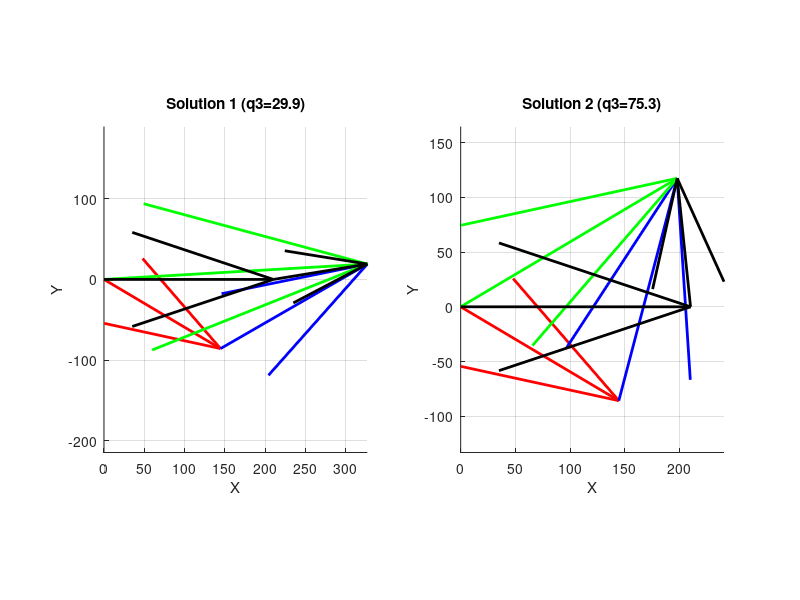

Reproduce this figure in MATLAB.
clear all; close all; clc;

%% 1. SYSTEM PARAMETERS (Loop 3: Light Blue -> Blue -> Brown)
L1 = 210; % d (Ground)
L2 = 168; % a (Light Blue Link - Input)
L3 = 210; % b (Blue Link - Coupler)
L4 = 118; % c (Brown Link - Output)

a = L2;
b = L3;
c = L4;
d = L1;

% Input Angle (จาก Loop ก่อนหน้า)
theta2_deg = -30.69;
q2 = deg2rad(theta2_deg); % q2 in radians

%% 2. CALCULATION (Professor's Pattern with K1-K5)
% คำนวณค่า K constants
K1 = d/a;
K2 = d/c;
K3 = (a^2 - b^2 + c^2 + d^2) / (2*a*c);
K4 = d/b;
K5 = (c^2 - d^2 - a^2 - b^2) / (2*a*b);

% คำนวณสัมประสิทธิ์ A-F
A = cos(q2) - K1 - K2*cos(q2) + K3;
B = -2*sin(q2);
C = K1 - (K2+1)*cos(q2) + K3;

D = cos(q2) - K1 + K4*cos(q2) + K5;
E = -2*sin(q2);
F = K1 + (K4-1)*cos(q2) + K5;

% คำนวณมุม q4 (Output) - มี 2 คำตอบ
q41 = 2*atan((-B + sqrt(B^2 - 4*A*C)) / (2*A));
q42 = 2*atan((-B - sqrt(B^2 - 4*A*C)) / (2*A));

% คำนวณมุม q3 (Coupler) - มี 2 คำตอบ
q31 = 2*atan((-E + sqrt(E^2 - 4*D*F)) / (2*D));
q32 = 2*atan((-E - sqrt(E^2 - 4*D*F)) / (2*D));

% แปลงเป็น Degree เพื่อดูผลลัพธ์
q41d = rad2deg(q41);
q42d = rad2deg(q42);
q31d = rad2deg(q31);
q32d = rad2deg(q32);

fprintf('q2 input = %.2f\n', theta2_deg);
fprintf('Solution 1: q3 = %.2f, q4 = %.2f\n', q31d, q41d);
fprintf('Solution 2: q3 = %.2f, q4 = %.2f\n', q32d, q42d);

%% 3. VECTOR DEFINITION (Exp style)
RA = a*exp(1j*q2);

% --- Set 1 (Crossed Circuit?) ---
RBA1 = b*exp(1j*q31);
RBO41 = c*exp(1j*q41);
RB1 = RA + RBA1; % Resultant Vector B from Path 1 (Input + Coupler)

% --- Set 2 (Open Circuit?) ---
RBA2 = b*exp(1j*q32);
RBO42 = c*exp(1j*q42);
RB2 = RA + RBA2; % Resultant Vector B from Path 1 (Input + Coupler)

RO4O2 = d*exp(1j*0); % Ground Vector

% แยก Component เพื่อ Plot
RAx = real(RA); RAy = imag(RA);
RO4O2x = real(RO4O2); RO4O2y = imag(RO4O2);

% Set 1 Components
RBA1x = real(RBA1); RBA1y = imag(RBA1);
RBO41x = real(RBO41); RBO41y = imag(RBO41);
RB1x = real(RB1); RB1y = imag(RB1);

% Set 2 Components
RBA2x = real(RBA2); RBA2y = imag(RBA2);
RBO42x = real(RBO42); RBO42y = imag(RBO42);
RB2x = real(RB2); RB2y = imag(RB2);

%% 4. PLOTTING (Quiver Style like Professor)
figure('Color','w','Position',[100 100 1000 500]);

% --- Plot Solution 1 ---
subplot(1,2,1); hold on; axis equal; grid on;
title(['Solution 1 (q3=' num2str(q31d,'%.1f') ')']);
xlabel('X'); ylabel('Y');

% 1. Input Vector (Red) - RA
quiver(0, 0, RAx, RAy, 0, 'r', 'MaxHeadSize', 0.5, 'LineWidth', 2);

% 2. Coupler Vector (Blue) - RBA (ต่อจาก RA)
quiver(RAx, RAy, RBA1x, RBA1y, 0, 'b', 'MaxHeadSize', 0.5, 'LineWidth', 2);

% 3. Resultant Vector B (Green) - RB (จากจุดกำเนิดไปหาจุดต่อ)
quiver(0, 0, RB1x, RB1y, 0, 'g', 'MaxHeadSize', 0.5, 'LineWidth', 2);

% 4. Ground Vector (Black) - RO4O2
quiver(0, 0, RO4O2x, RO4O2y, 0, 'k', 'MaxHeadSize', 0.5, 'LineWidth', 2);

% 5. Output Vector (Black/Grey) - RBO4 (ต่อจาก Ground)
quiver(RO4O2x, RO4O2y, RBO41x, RBO41y, 0, 'k', 'MaxHeadSize', 0.5, 'LineWidth', 2);


% --- Plot Solution 2 ---
subplot(1,2,2); hold on; axis equal; grid on;
title(['Solution 2 (q3=' num2str(q32d,'%.1f') ')']);
xlabel('X'); ylabel('Y');

% 1. Input Vector (Red) - RA
quiver(0, 0, RAx, RAy, 0, 'r', 'MaxHeadSize', 0.5, 'LineWidth', 2);

% 2. Coupler Vector (Blue) - RBA (ต่อจาก RA)
quiver(RAx, RAy, RBA2x, RBA2y, 0, 'b', 'MaxHeadSize', 0.5, 'LineWidth', 2);

% 3. Resultant Vector B (Green) - RB (จากจุดกำเนิดไปหาจุดต่อ)
quiver(0, 0, RB2x, RB2y, 0, 'g', 'MaxHeadSize', 0.5, 'LineWidth', 2);

% 4. Ground Vector (Black) - RO4O2
quiver(0, 0, RO4O2x, RO4O2y, 0, 'k', 'MaxHeadSize', 0.5, 'LineWidth', 2);

% 5. Output Vector (Black/Grey) - RBO4 (ต่อจาก Ground)
quiver(RO4O2x, RO4O2y, RBO42x, RBO42y, 0, 'k', 'MaxHeadSize', 0.5, 'LineWidth', 2);
